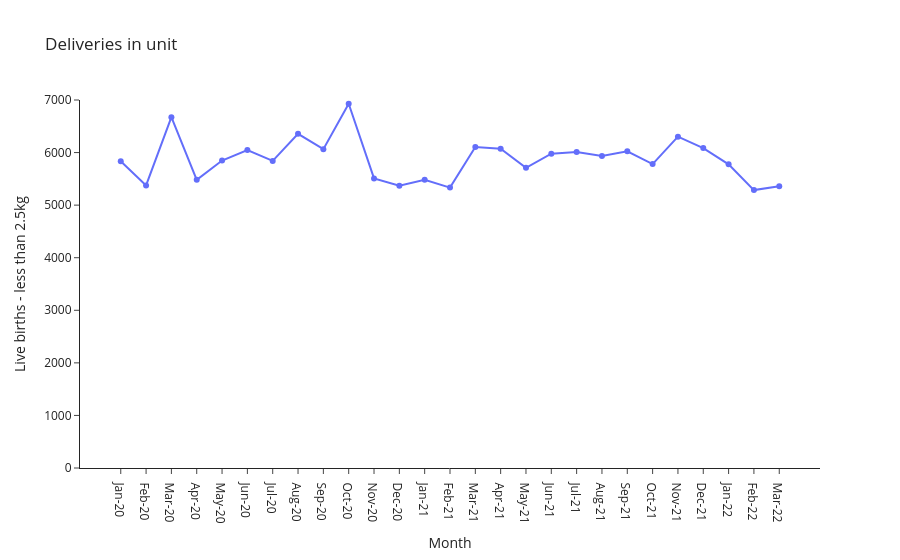

Here is the notebook cell this chart was saved with:
### Code cell
fig = px.line(CEHS_all_cap, x='periodname', y='Deliveries_in_unit_Live_births_less_than_2_5kg', markers = True,
              labels={
                     "periodname": "Month",
                     "Deliveries_in_unit_Live_births_less_than_2_5kg": "Live births - less than 2.5kg"
                       },
                title="Deliveries in unit")
fig.layout.template = 'simple_white'
fig.update_yaxes(range=[0, 7000])
fig.show()

### Figure 1 — Plotly figure (JSON) as saved in the notebook; plotly's stock layout.template omitted (floating-point values rounded to 4 significant figures)
{"data": [{"hovertemplate": "Month=%{x}<br>Live births - less than 2.5kg=%{y}<extra></extra>", "legendgroup": "", "line": {"color": "#636efa", "dash": "solid"}, "marker": {"symbol": "circle"}, "mode": "markers+lines", "name": "", "orientation": "v", "showlegend": false, "type": "scatter", "x": ["Jan-20", "Feb-20", "Mar-20", "Apr-20", "May-20", "Jun-20", "Jul-20", "Aug-20", "Sep-20", "Oct-20", "Nov-20", "Dec-20", "Jan-21", "Feb-21", "Mar-21", "Apr-21", "May-21", "Jun-21", "Jul-21", "Aug-21", "Sep-21", "Oct-21", "Nov-21", "Dec-21", "Jan-22", "Feb-22", "Mar-22"], "xaxis": "x", "y": [5833, 5376, 6674, 5481, 5848, 6048, 5842, 6356, 6065, 6929, 5509, 5368, 5484, 5334, 6107, 6074, 5709, 5978, 6010, 5933, 6023, 5781, 6303, 6086, 5777, 5286, 5360], "yaxis": "y"}], "layout": {"legend": {"tracegroupgap": 0}, "title": {"text": "Deliveries in unit"}, "xaxis": {"anchor": "y", "domain": [0, 1], "title": {"text": "Month"}}, "yaxis": {"anchor": "x", "domain": [0, 1], "range": [0, 7000], "title": {"text": "Live births - less than 2.5kg"}}}}
